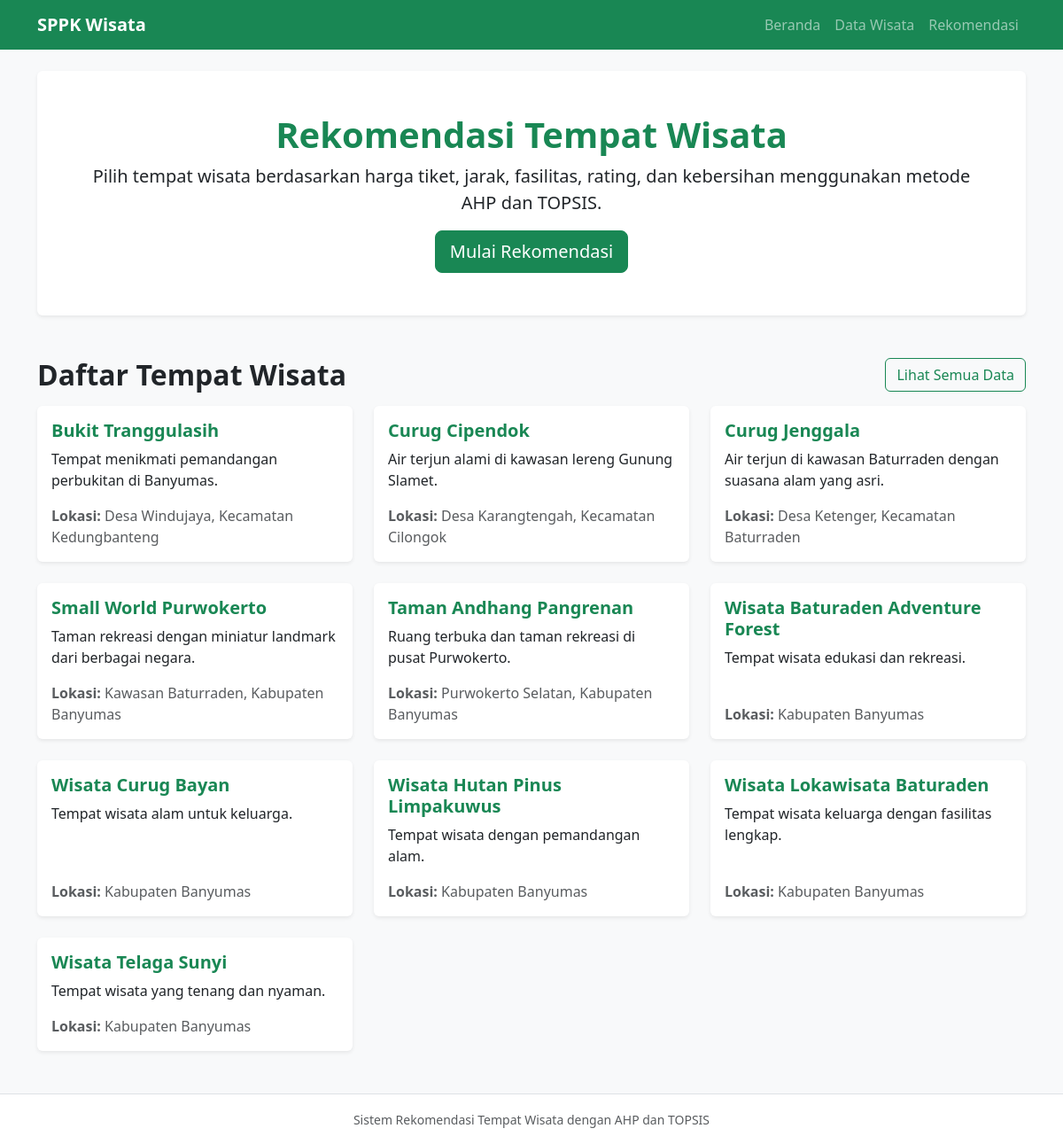
Before: / with the older database file.
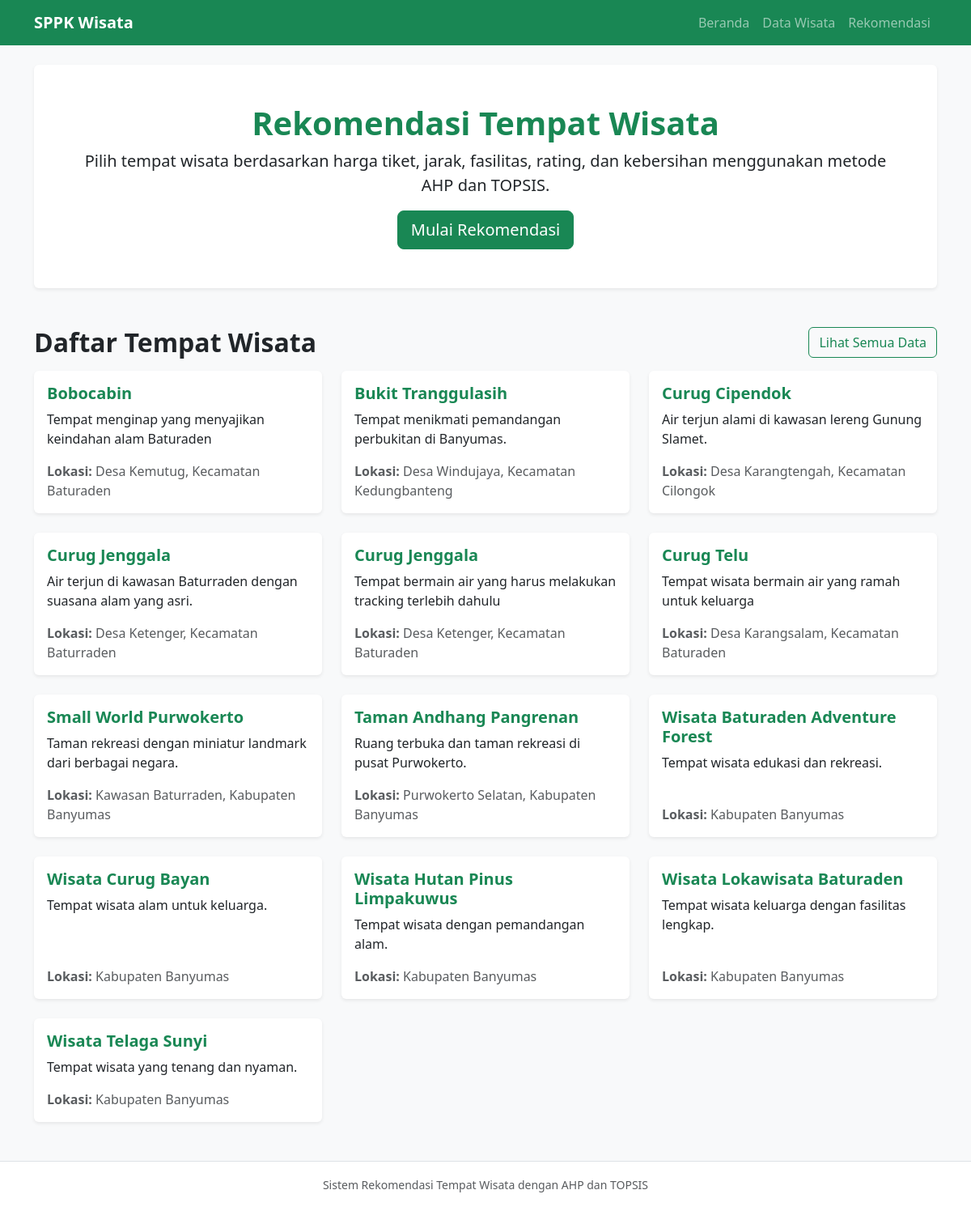
After: the same page with the newer database file.
### tables this page shows
CREATE TABLE wisata (
    id INTEGER PRIMARY KEY AUTOINCREMENT,
    nama TEXT NOT NULL,
    alamat TEXT,
    deskripsi TEXT
);

### app.py (the view)
@app.route("/")
def index():
    db = get_db()
    daftar_wisata = db.execute(
        """
        SELECT
            id,
            nama,
            alamat,
            deskripsi
        FROM wisata
        ORDER BY nama
        """
    ).fetchall()
    return render_template(
        "index.html",
        daftar_wisata=daftar_wisata,
    )

### database.py (called while the page is built)
def get_db():
    if "db" not in g:
        g.db = sqlite3.connect(DATABASE)
        g.db.row_factory = sqlite3.Row
        g.db.execute("PRAGMA foreign_keys = ON")
    return g.db

### templates/index.html (shortened to what this page needs)
{% extends "base.html" %}
{% block content %}
<section class="hero-section text-center">
    <div class="p-5 bg-white rounded shadow-sm">
        <h1 class="fw-bold text-success">
            Rekomendasi Tempat Wisata
        </h1>
        <p class="lead">
            Pilih tempat wisata berdasarkan harga tiket,
            jarak, fasilitas, rating, dan kebersihan
            menggunakan metode AHP dan TOPSIS.
        </p>
        <a class="btn btn-success btn-lg" href="{{ url_for('preferensi') }}">
            Mulai Rekomendasi
        </a>
    </div>
</section>
<section class="mt-5">
    <div class="d-flex justify-content-between align-items-center mb-3">
        <h2 class="fw-bold mb-0">
            Daftar Tempat Wisata
        </h2>
        <a class="btn btn-outline-success" href="{{ url_for('wisata') }}">
            Lihat Semua Data
        </a>
    </div>
    <div class="row">
        {% for wisata in daftar_wisata %}
            <div class="col-md-6 col-lg-4 mb-4">
                <div class="card h-100 shadow-sm">
                    <div class="card-body d-flex flex-column">
                        <h5 class="card-title fw-bold text-success">
                            {{ wisata["nama"] }}
                        </h5>
                        <p class="card-text">
                            {{ wisata["deskripsi"] }}
                        </p>
                        <p class="text-muted mt-auto mb-0">
                            <strong>Lokasi:</strong>
                            {{ wisata["alamat"] }}
                        </p>
                    </div>
                </div>
            </div>
        {% endfor %}
    </div>
</section>
{% endblock %}

### templates/base.html (shortened to what this page needs)
<!DOCTYPE html>
<html lang="id">
<head>
    <link
        href="https://cdn.jsdelivr.net/npm/bootstrap@5.3.3/dist/css/bootstrap.min.css"
        rel="stylesheet"
    >
    <link
        href="{{ url_for('static', filename='css/style.css') }}"
        rel="stylesheet"
    >
</head>
<body class="bg-light d-flex flex-column min-vh-100">
    <nav class="navbar navbar-expand-lg navbar-dark bg-success">
        <div class="container">
            <a class="navbar-brand" href="{{ url_for('index') }}">
                SPPK Wisata
            </a>
            <div
                class="collapse navbar-collapse"
                id="menuNavigasi"
            >
                <div class="navbar-nav ms-auto">
                    <a class="nav-link" href="{{ url_for('index') }}">
                        Beranda
                    </a>
                    <a class="nav-link" href="{{ url_for('wisata') }}">
                        Data Wisata
                    </a>
                    <a class="nav-link" href="{{ url_for('preferensi') }}">
                        Rekomendasi
                    </a>
                </div>
            </div>
        </div>
    </nav>
    <main class="container py-4 flex-grow-1">
        {% block content %}{% endblock %}
    </main>
    <footer class="bg-white border-top mt-auto">
        <div class="container py-3 text-center text-muted">
            <small>
                Sistem Rekomendasi Tempat Wisata dengan AHP dan TOPSIS
            </small>
        </div>
    </footer>
</body>
</html>

### static/css/style.css (style rules this page uses)
body { min-height: 100vh; }
.navbar-brand { font-weight: 700; }
.card { border: none; transition: transform 0.2s ease; }
footer { margin-top: auto; }

Changed rows visible on the page:
added wisata: nama "Bobocabin", deskripsi "Tempat menginap yang menyajikan keindahan alam Baturaden", alamat "Desa Kemutug, Kecamatan Baturaden"
added wisata: nama "Curug Jenggala", deskripsi "Tempat bermain air yang harus melakukan tracking terlebih dahulu", alamat "Desa Ketenger, Kecamatan Baturaden"
added wisata: nama "Curug Telu", deskripsi "Tempat wisata bermain air yang ramah untuk keluarga", alamat "Desa Karangsalam, Kecamatan Baturaden"
